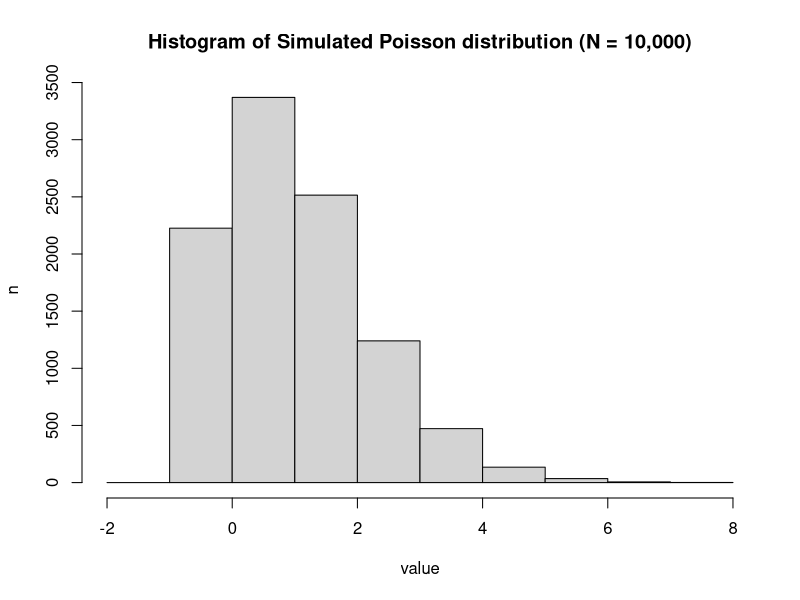
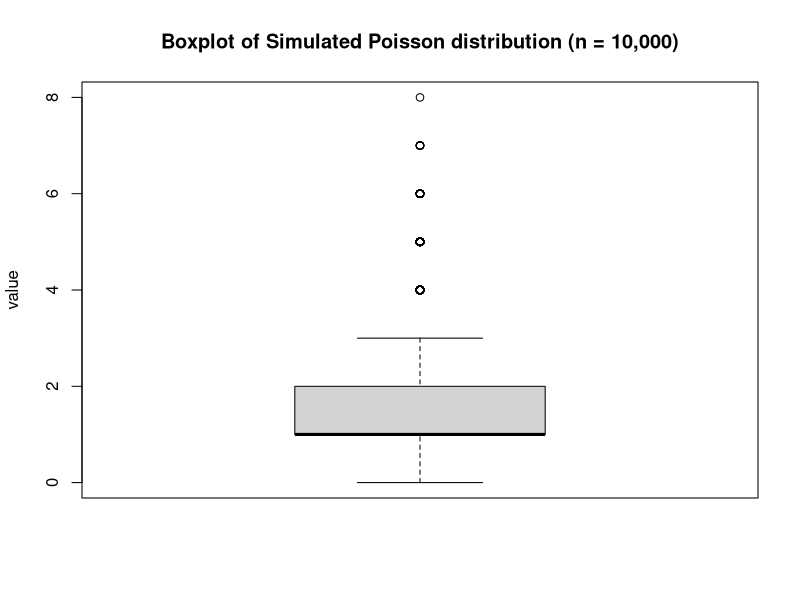
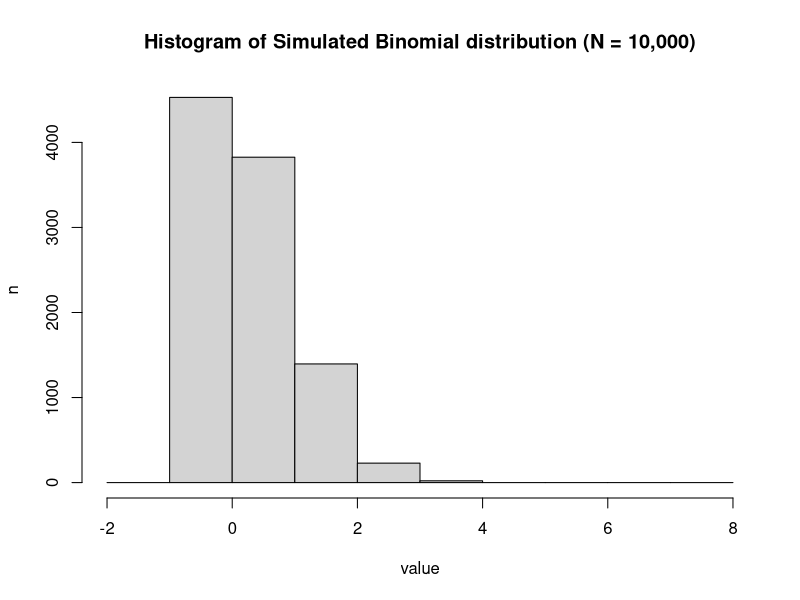
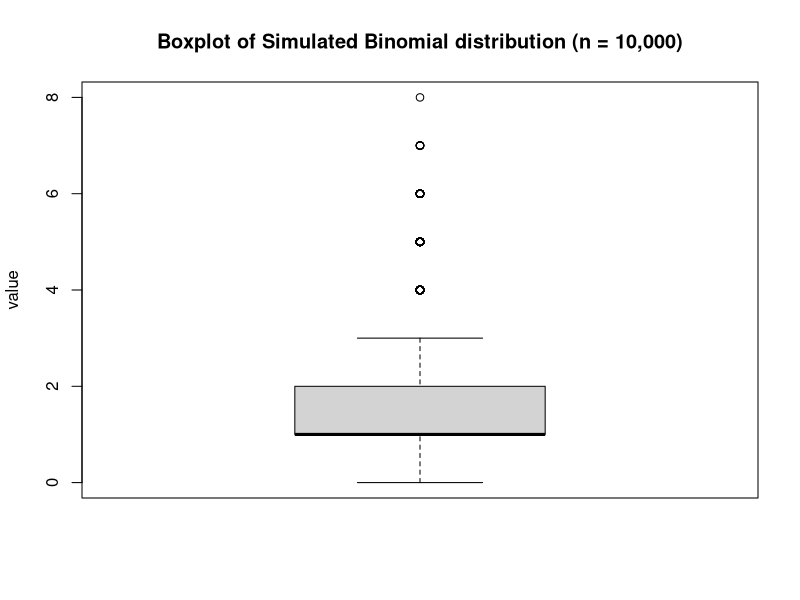

R code for these plots, in order:
# Poisson Distribution
set.seed(8675309)
LAMBDA <- 1.5
rps <- rpois(10000, LAMBDA)

# theoretical mean and sd from Miller I and Miller M, 'John E. Freund's Mathematical Statistics with Applications'; eigth edition, p. 162
p.t_mean <- LAMBDA
p.t_sd <- LAMBDA
p.t_mean
p.t_sd

# simulated mean and sd
p.s_mean <- mean(rps)
p.s_sd <- sd(rps)
p.s_mean
p.s_sd

# histogram and boxplot
hist(
  rps,
  breaks = -2:8,
  main = "Histogram of Simulated Poisson distribution (N = 10,000)",
  xlab = "value",
  ylab = "n"
)

boxplot(
  rps,
  ylab = "value",
  main = "Boxplot of Simulated Poisson distribution (n = 10,000)"
)

# Binomial distribution
set.seed(8675309)
N <- 5
THETA <- 0.15
rbs <- rbinom(10000, N, THETA)

# theoretical mean and sd from Miller I and Miller M, 'John E. Freund's Mathematical Statistics with Applications'; eigth edition, p. 149
b.t_mean <- N * THETA
b.t_sd <- sqrt( N * THETA * (1 - THETA) )
b.t_mean
b.t_sd

# simulated mean and sd
b.s_mean <- mean(rbs)
b.s_sd <- sd(rbs)
b.s_mean
b.s_sd

# histogram and boxplot
hist(
  rbs,
  breaks = -2:8,
  main = "Histogram of Simulated Binomial distribution (N = 10,000)",
  xlab = "value",
  ylab = "n"
)

boxplot(
  rps,
  ylab = "value",
  main = "Boxplot of Simulated Binomial distribution (n = 10,000)"
)
